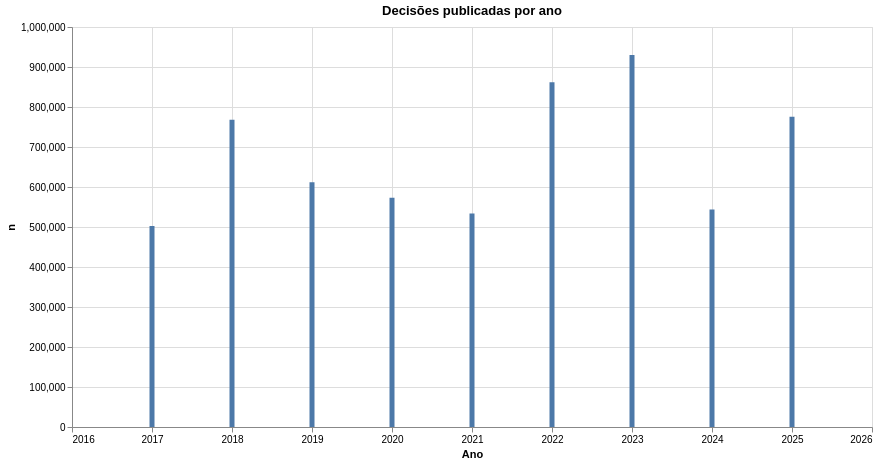

Notebook code for this chart:
### Code cell
por_ano = (
    lf_time.filter(pl.col("dt_pub").is_not_null())
    .group_by(pl.col("dt_pub").dt.year().alias("ano"))
    .agg(pl.len().alias("n"))
    .sort("ano")
    .collect()
)

(
    por_ano.plot.bar(
        x=alt.X("ano:Q", axis=alt.Axis(format="d", tickMinStep=1), title="Ano"),
        y="n",
    ).properties(
        title="Decisões publicadas por ano",
        width=800,
        height=400,
    )
)

### Figure 1 — Vega-Lite specification as saved in the notebook (floating-point values rounded to 4 significant figures)
{"config": {"view": {"continuousWidth": 300, "continuousHeight": 300}}, "data": {"name": "data-8005274517aa36ec656b4fb58051d6f0"}, "mark": {"type": "bar", "tooltip": true}, "encoding": {"x": {"axis": {"format": "d", "tickMinStep": 1}, "field": "ano", "title": "Ano", "type": "quantitative"}, "y": {"field": "n", "type": "quantitative"}}, "height": 400, "params": [{"name": "param_1e9efca18e7a2868", "select": {"type": "interval", "encodings": ["x", "y"]}, "bind": "scales"}], "title": "Decisões publicadas por ano", "width": 800, "$schema": "https://vega.github.io/schema/vega-lite/v6.4.1.json", "datasets": {"data-8005274517aa36ec656b4fb58051d6f0": [{"ano": 2017, "n": 502653}, {"ano": 2018, "n": 767937}, {"ano": 2019, "n": 612180}, {"ano": 2020, "n": 572891}, {"ano": 2021, "n": 533651}, {"ano": 2022, "n": 862094}, {"ano": 2023, "n": 929690}, {"ano": 2024, "n": 543629}, {"ano": 2025, "n": 775836}]}}
